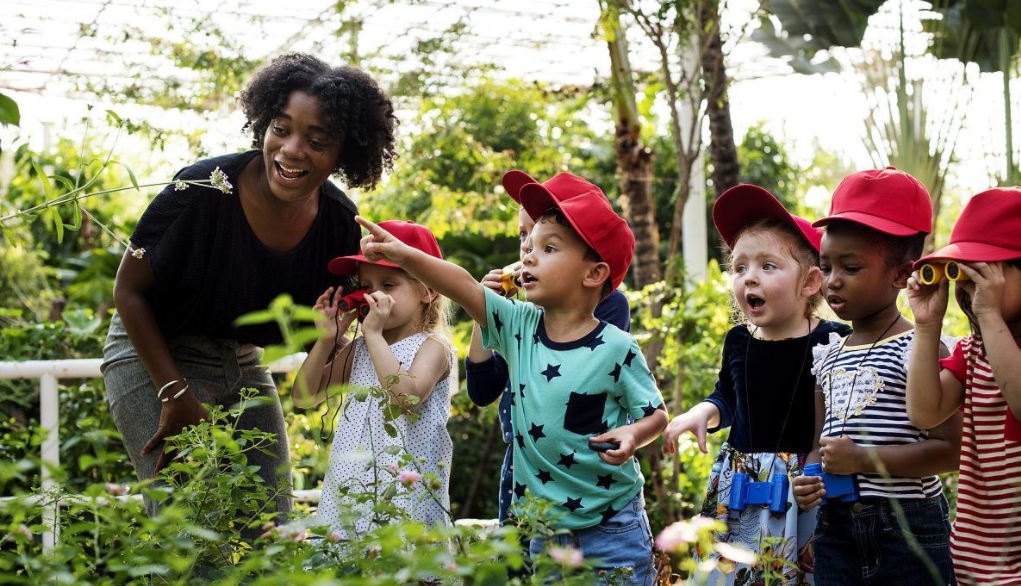
#> input picture 第三周/w2.png, 1021 x 586 px
$ python equalization.py
#> lines starting #> are read from the running program, lines starting #| are printed output that depends on the picture
import cv2
import numpy as np


# 彩色图像直方图均衡化
img = cv2.imread("w2.png", 1)
#> img is the input picture: shape (586, 1021, 3); mean B, G, R 100.3, 123, 126.3

# 彩色图像均衡化,需要分解通道 对每一个通道均衡化
(b, g, r) = cv2.split(img)
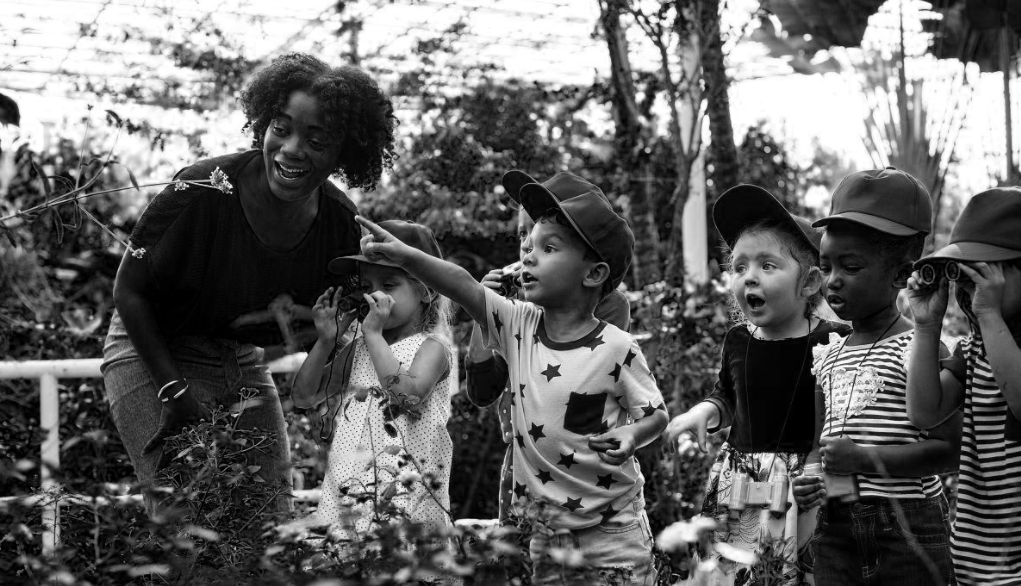
#> b: shape (586, 1021); min 0, max 255, mean 100.3
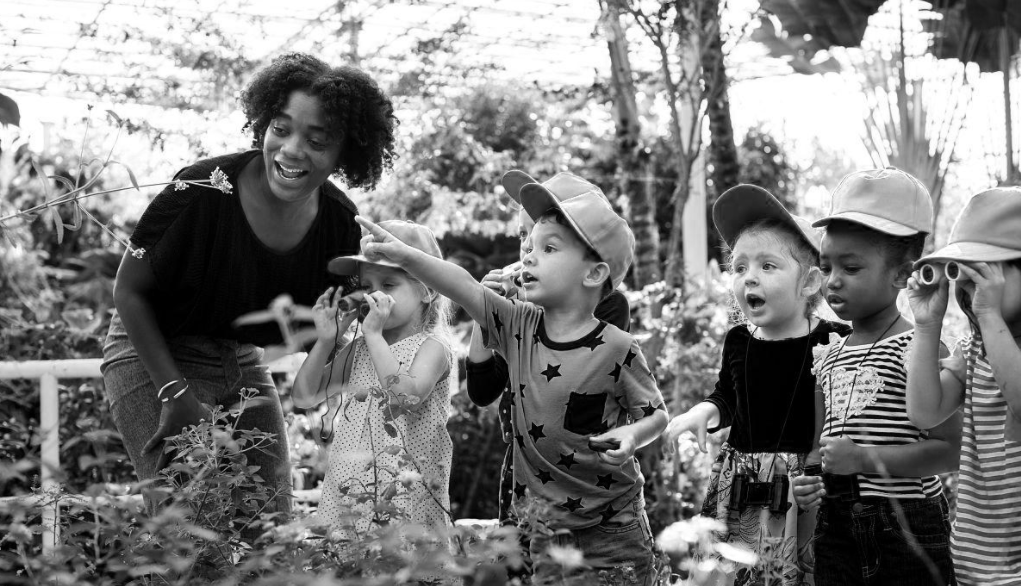
#> r: shape (586, 1021); min 0, max 255, mean 126.3
bH = cv2.equalizeHist(b)
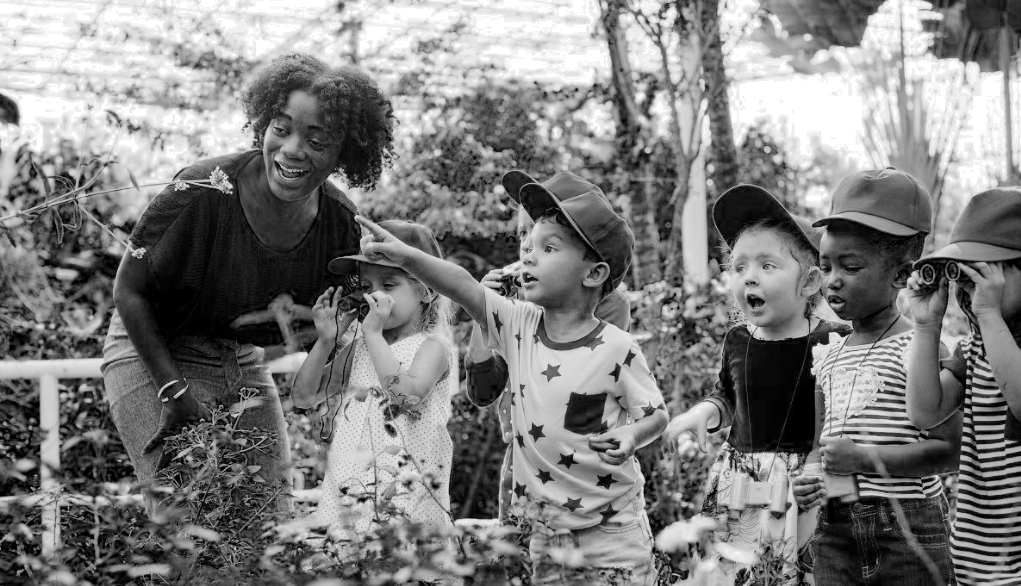
#> bH: shape (586, 1021); min 0, max 255, mean 127.5
gH = cv2.equalizeHist(g)
rH = cv2.equalizeHist(r)
# 合并每一个通道
result = cv2.merge((bH, gH, rH))
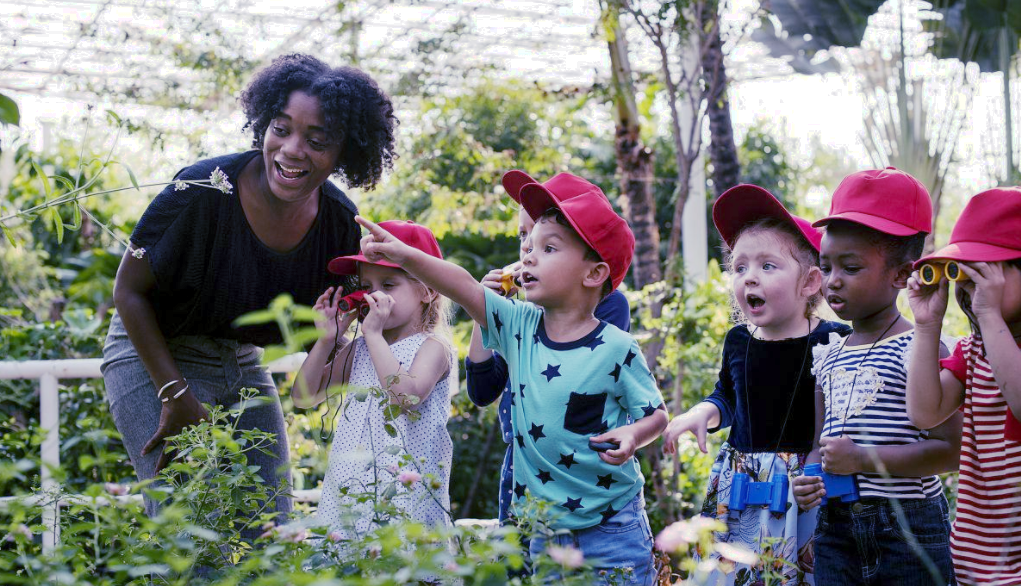
#> result: shape (586, 1021, 3); mean B, G, R 127.5, 126.6, 126.9

cv2.imshow("dst_rgb", np.hstack([img, result]))
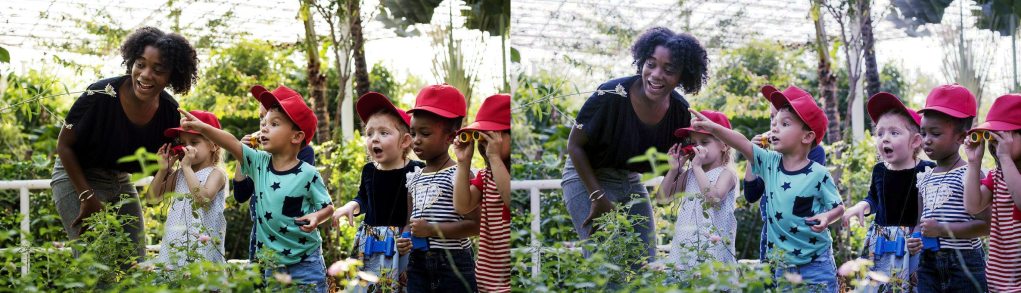
#> window 'dst_rgb': shape (586, 2042, 3) (shown at 1/2 size); mean B, G, R 113.9, 124.8, 126.6
cv2.waitKey(0)


#灰度图
img = cv2.imread("w2.png", 1)
gray = cv2.cvtColor(img, cv2.COLOR_BGR2GRAY)
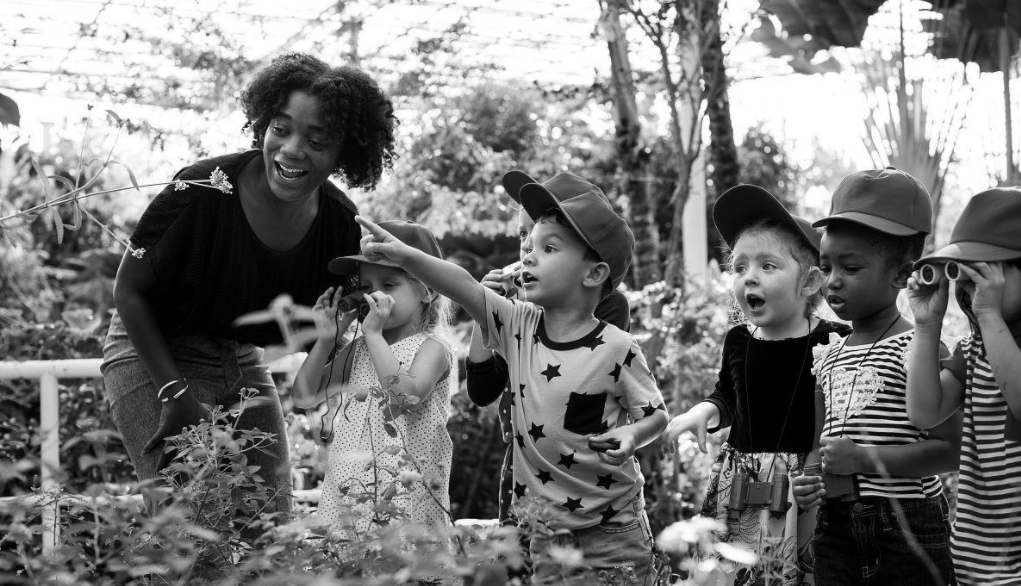
#> gray: shape (586, 1021); min 0, max 255, mean 121.4
dst = cv2.equalizeHist(gray)
# 直方图
hist = cv2.calcHist([dst],[0],None,[256],[0,256])
#> hist = 256 values, max 20266 at index 255, min 0 at index 1, mean 2337.1
cv2.imshow("Histogram Equalization", np.hstack([gray, dst]))
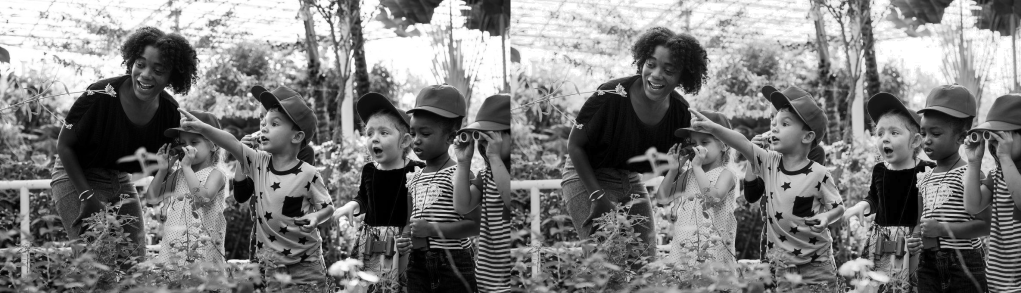
#> window 'Histogram Equalization': shape (586, 2042) (shown at 1/2 size); min 0, max 255, mean 124.3
cv2.waitKey(0)
